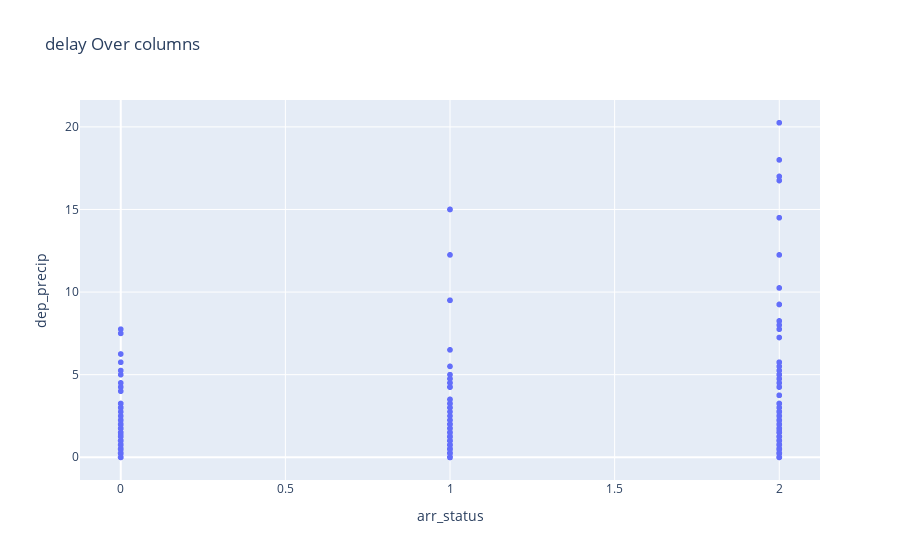

The cell this chart's notebook holds for it:
### Code cell
#for co in sub_data.columns:
fig = px.scatter(sub_data, y='dep_precip', x='arr_status', title='delay Over columns')
#fig.update_layout(height=1600, width=900, title_text="Stacked Subplots")
fig.show()

### Figure 1 — Plotly figure (JSON) as saved in the notebook; plotly's stock layout.template omitted (floating-point values rounded to 4 significant figures; data arrays with more than 128 entries replaced by an {"elided": "..."} marker saying what was removed)
{"data": [{"hovertemplate": "arr_status=%{x}<br>dep_precip=%{y}<extra></extra>", "legendgroup": "", "marker": {"color": "#636efa", "symbol": "circle"}, "mode": "markers", "name": "", "showlegend": false, "type": "scattergl", "x": {"elided": "5623 int values"}, "xaxis": "x", "y": {"elided": "5623 float values"}, "yaxis": "y"}], "layout": {"legend": {"tracegroupgap": 0}, "title": {"text": "delay Over columns"}, "xaxis": {"anchor": "y", "domain": [0, 1], "title": {"text": "arr_status"}}, "yaxis": {"anchor": "x", "domain": [0, 1], "title": {"text": "dep_precip"}}}}
